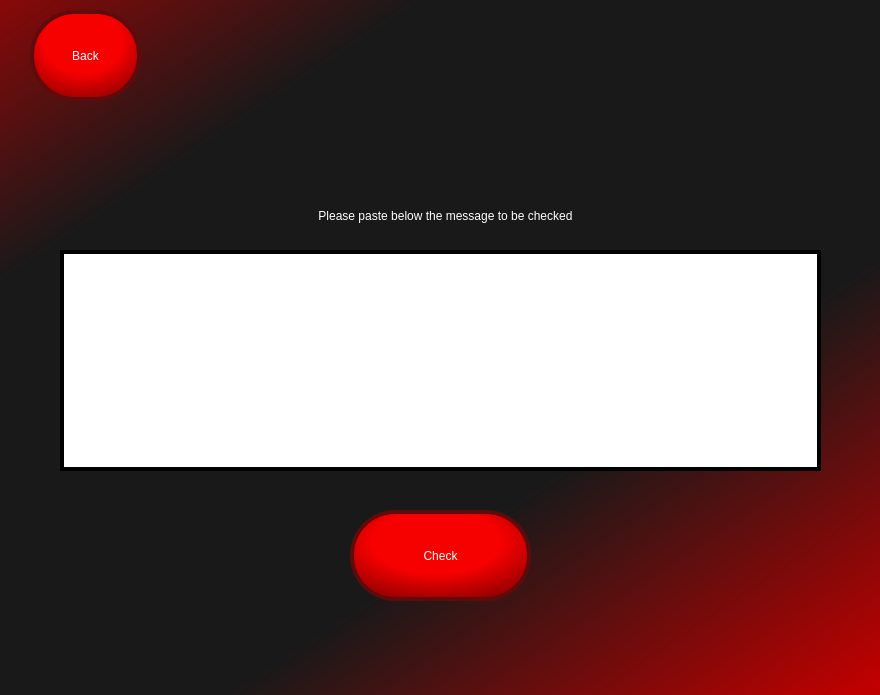
<?xml version="1.0" encoding="UTF-8"?>
<ui version="4.0">
 <class>ScamLocatorSubmission</class>
 <widget class="QWidget" name="ScamLocatorSubmission">
  <property name="geometry">
   <rect>
    <x>0</x>
    <y>0</y>
    <width>880</width>
    <height>695</height>
   </rect>
  </property>
  <property name="windowTitle">
   <string>Form</string>
  </property>
  <property name="styleSheet">
   <string notr="true">QWidget#ScamLocatorSubmission {
background-color: qlineargradient(spread:reflect, x1:0.489158, y1:0.398, x2:1, y2:1, stop:0.389474 rgb(25, 25, 25), stop:0.973684 rgba(191, 0, 0, 255));
}</string>
  </property>
  <widget class="QLabel" name="InfoLabel">
   <property name="geometry">
    <rect>
     <x>170</x>
     <y>190</y>
     <width>551</width>
     <height>51</height>
    </rect>
   </property>
   <property name="styleSheet">
    <string notr="true">font: 15pt &quot;Rockwell&quot;;
border-color: qlineargradient(spread:pad, x1:0, y1:0, x2:1, y2:1, stop:0 rgba(0, 0, 0, 0), stop:1 rgba(255, 255, 255, 0));
color: white</string>
   </property>
   <property name="text">
    <string>Please paste below the message to be checked</string>
   </property>
   <property name="alignment">
    <set>Qt::AlignCenter</set>
   </property>
  </widget>
  <widget class="QTextEdit" name="UserInput">
   <property name="geometry">
    <rect>
     <x>60</x>
     <y>250</y>
     <width>761</width>
     <height>221</height>
    </rect>
   </property>
   <property name="styleSheet">
    <string notr="true">QTextEdit{
border: 4px solid;
font: 18pt &quot;Rockwell&quot;;
border-color: black;
}

QTextEdit:focus{
border-color: rgb(190, 2, 2);
background-color: rgb(255, 220, 220);
}</string>
   </property>
   <property name="frameShape">
    <enum>QFrame::Box</enum>
   </property>
   <property name="frameShadow">
    <enum>QFrame::Raised</enum>
   </property>
   <property name="documentTitle">
    <string/>
   </property>
   <property name="markdown">
    <string/>
   </property>
   <property name="html">
    <string>&lt;!DOCTYPE HTML PUBLIC &quot;-//W3C//DTD HTML 4.0//EN&quot; &quot;http://www.w3.org/TR/REC-html40/strict.dtd&quot;&gt;
&lt;html&gt;&lt;head&gt;&lt;meta name=&quot;qrichtext&quot; content=&quot;1&quot; /&gt;&lt;style type=&quot;text/css&quot;&gt;
p, li { white-space: pre-wrap; }
&lt;/style&gt;&lt;/head&gt;&lt;body style=&quot; font-family:'Rockwell'; font-size:18pt; font-weight:400; font-style:normal;&quot;&gt;
&lt;p style=&quot;-qt-paragraph-type:empty; margin-top:0px; margin-bottom:0px; margin-left:0px; margin-right:0px; -qt-block-indent:0; text-indent:0px;&quot;&gt;&lt;br /&gt;&lt;/p&gt;&lt;/body&gt;&lt;/html&gt;</string>
   </property>
  </widget>
  <widget class="QPushButton" name="GoBackBTN">
   <property name="geometry">
    <rect>
     <x>30</x>
     <y>10</y>
     <width>111</width>
     <height>91</height>
    </rect>
   </property>
   <property name="styleSheet">
    <string notr="true">QPushButton{
background-color: qradialgradient(spread:reflect, cx:0.473684, cy:0.347, radius:1.118, fx:0.478526, fy:0.342, stop:0.331579 rgba(246, 0, 0, 255), stop:0.626316 rgba(150, 0, 0, 255));
font: 20pt &quot;Trebuchet MS&quot;;
text-align: center;
border: 4px solid;
border-radius: 45px;
color: rgb(255, 255, 255);
border-color: rgb(95, 11, 11);
}

QPushButton:hover{
background-color: rgb(0, 0, 0);
color: rgb(246, 0, 0);
border-color: rgb(246, 0, 0);
}</string>
   </property>
   <property name="text">
    <string>Back</string>
   </property>
   <property name="default">
    <bool>false</bool>
   </property>
   <property name="flat">
    <bool>false</bool>
   </property>
  </widget>
  <widget class="QLabel" name="WarningLabel">
   <property name="geometry">
    <rect>
     <x>220</x>
     <y>620</y>
     <width>451</width>
     <height>51</height>
    </rect>
   </property>
   <property name="styleSheet">
    <string notr="true">color: rgb(255, 255, 255);
font: 12pt &quot;Rockwell&quot;;</string>
   </property>
   <property name="text">
    <string/>
   </property>
   <property name="alignment">
    <set>Qt::AlignCenter</set>
   </property>
  </widget>
  <widget class="QPushButton" name="SubmitBTN">
   <property name="geometry">
    <rect>
     <x>350</x>
     <y>510</y>
     <width>181</width>
     <height>91</height>
    </rect>
   </property>
   <property name="styleSheet">
    <string notr="true">QPushButton{
background-color: qradialgradient(spread:reflect, cx:0.473684, cy:0.347, radius:1.118, fx:0.478526, fy:0.342, stop:0.331579 rgba(246, 0, 0, 255), stop:0.626316 rgba(150, 0, 0, 255));
font: 20pt &quot;Trebuchet MS&quot;;
text-align: center;
border: 4px solid;
border-radius: 45px;
color: rgb(255, 255, 255);
border-color: rgb(95, 11, 11);
}

QPushButton:hover{
background-color: rgb(0, 0, 0);
color: rgb(246, 0, 0);
border-color: rgb(246, 0, 0);
}</string>
   </property>
   <property name="text">
    <string>Check</string>
   </property>
  </widget>
 </widget>
 <resources/>
 <connections/>
</ui>
